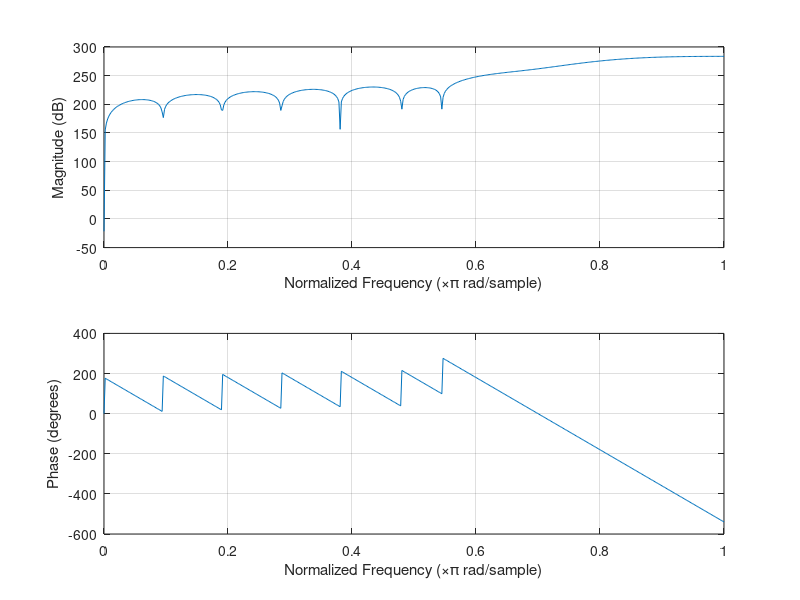

Reproduce this figure in MATLAB.
%Nijash Sooriyakumaran and Niveetha Wijendran

clear;
close all;
clc;

M  = 20;
w_cutoff = pi/3;
w_norm = [0 w_cutoff/(2*pi)];
a = [0 1];
b = firpm(M, w_norm, a)

freqz(b, M+1)